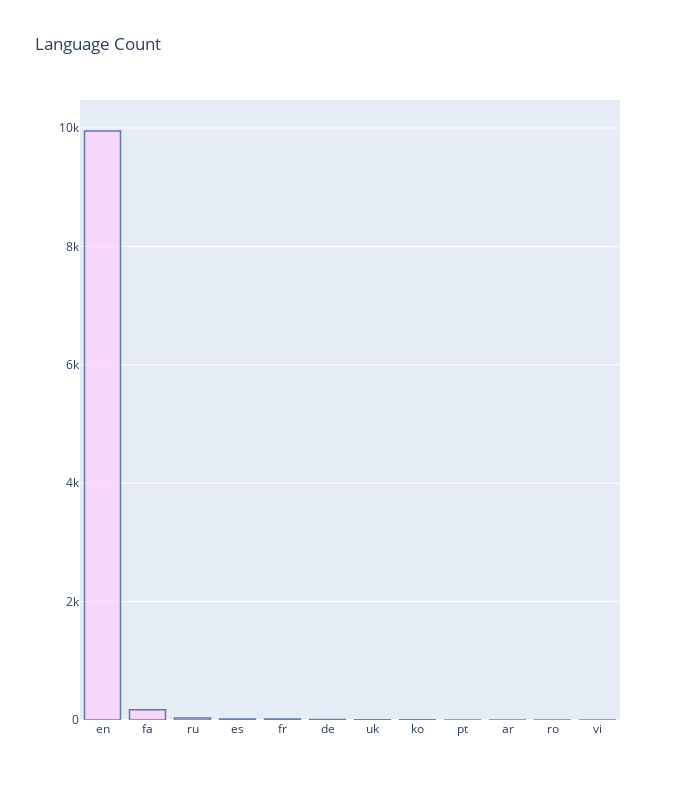

Here is the notebook cell this chart was saved with:
### Code cell
#Plotly Language Count 
lang_count1 = lang_count.head(30)

fig = go.Figure([go.Bar(x = lang_count1['Language'], y = lang_count1['Count'])])
fig.update_traces(marker_color = 'rgb(302,202, 500)', marker_line_color = 'rgb(8,48,107)',
                 marker_line_width = 1.5, opacity = 0.6)
fig.update_layout(title_text = 'Language Count', width = 700, height = 800)
fig.show()

### Figure 1 — Plotly figure (JSON) as saved in the notebook; plotly's stock layout.template omitted (floating-point values rounded to 4 significant figures)
{"data": [{"marker": {"color": "rgb(302,202, 500)", "line": {"color": "rgb(8,48,107)", "width": 1.5}}, "opacity": 0.6, "type": "bar", "x": ["en", "fa", "ru", "es", "fr", "de", "uk", "ko", "pt", "ar", "ro", "vi"], "y": [9949, 172, 33, 15, 15, 9, 5, 3, 2, 1, 1, 1]}], "layout": {"height": 800, "title": {"text": "Language Count"}, "width": 700}}
